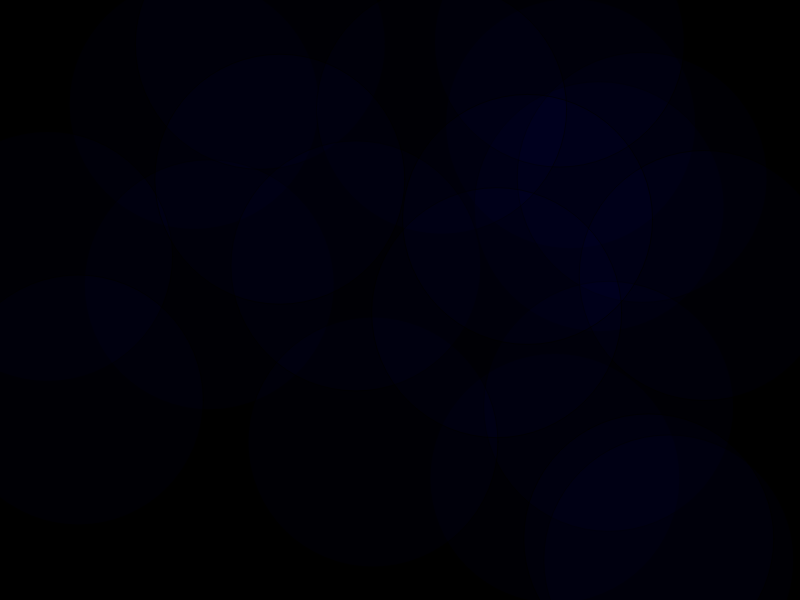
Frame 1 (no input)
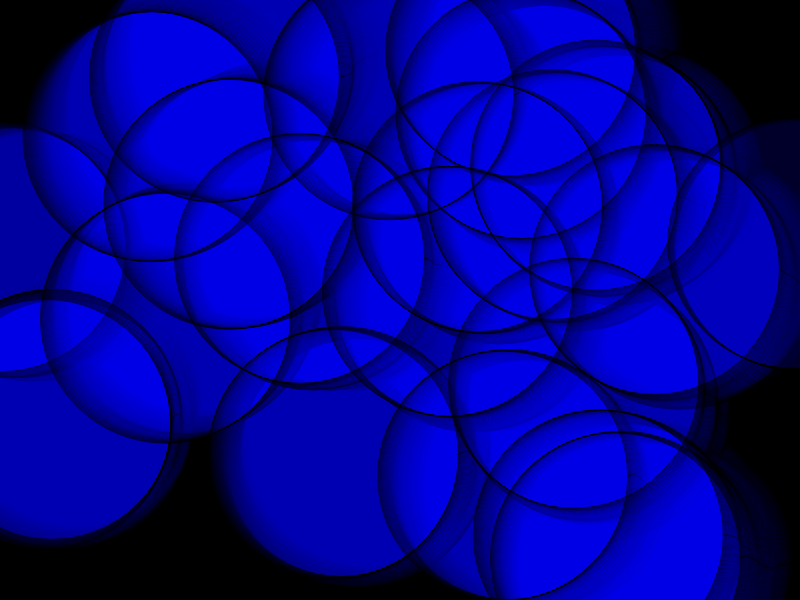
Frame 60 (no input)
Frame 120 (the mouse pressed at the canvas centre since frame 60): identical to frame 60, image omitted

The p5.js sketch that drew these frames (run headless with seeded random() and noise() and a simulated clock; from frame 60 on, the mouse is pressed at the canvas centre):

// p5.js sketch
// ── sketch.js
let paused = false;
var inc = 0.05;
var scl = 10;
var cols, rows;
var zoff = 0;

var particles = [];

var flowfield;

function setup() {
  createCanvas(displayWidth, displayHeight);
  cols = floor(width / scl);
  rows = floor(height / scl);
  background(0);

  flowfield = new Array(cols * rows);

  var c = color(0, 0, 255, 5);
  initParticles(c);
}

function initParticles(c) {
  for (let i = 0; i < 20; i++) {
    particles[i] = new Particle(random(width), random(height), c);
  }
}

function mousePressed() {
  paused = !paused;
}

function draw() {
  if (!paused) {
    let yoff = 0;
    for (let y = 0; y < rows; y++) {
      let xoff = 0;
      for (let x = 0; x < cols; x++) {
        var index = x + y * cols;
        var angle = noise(xoff, yoff, zoff) * TWO_PI;
        var v = p5.Vector.fromAngle(angle);
        v.setMag(5);
        flowfield[index] = v;
        xoff += inc;
      }
      yoff += inc;
    }

    zoff += inc;

    for (let i = 0; i < particles.length; i++) {
      particles[i].follow(flowfield);
      particles[i].update();
      particles[i].edges();
      particles[i].show();
    }
  }

}

// ── particle.js
function Particle(initialX = 0, initialY = 0, color) {
    this.pos = createVector(initialX, initialY);
    this.vel = createVector(0, 0);
    this.acc = createVector(0, 0);
    this.maxspeed = 1;
    this.color = color;

    this.update = function() {
        this.vel.add(this.acc);
        this.vel.limit(this.maxspeed);
        this.pos.add(this.vel);
        this.acc.mult(0);
    }

    this.follow = function(vectors) {
        let x = floor(this.pos.x / scl);
        let y = floor(this.pos.y / scl);
        let index = x + y * cols;
        let force = vectors[index];
        this.applyForce(force);
    }

    this.applyForce = function(force) {
        this.acc.add(force);
    }

    this.show = function() {
        stroke(0, 160);
        fill(this.color);
        circle(this.pos.x, this.pos.y, 250);
    }
 
    this.edges = function() {
        if (this.pos.x > width) {
            this.pos.x = 0;
        }
        if (this.pos.x < 0) {
            this.pos.x = width;
        }
        if (this.pos.y > width) {
            this.pos.y = 0;
        }
        if (this.pos.y < 0) {
            this.pos.y = width;
        }
    }
}
